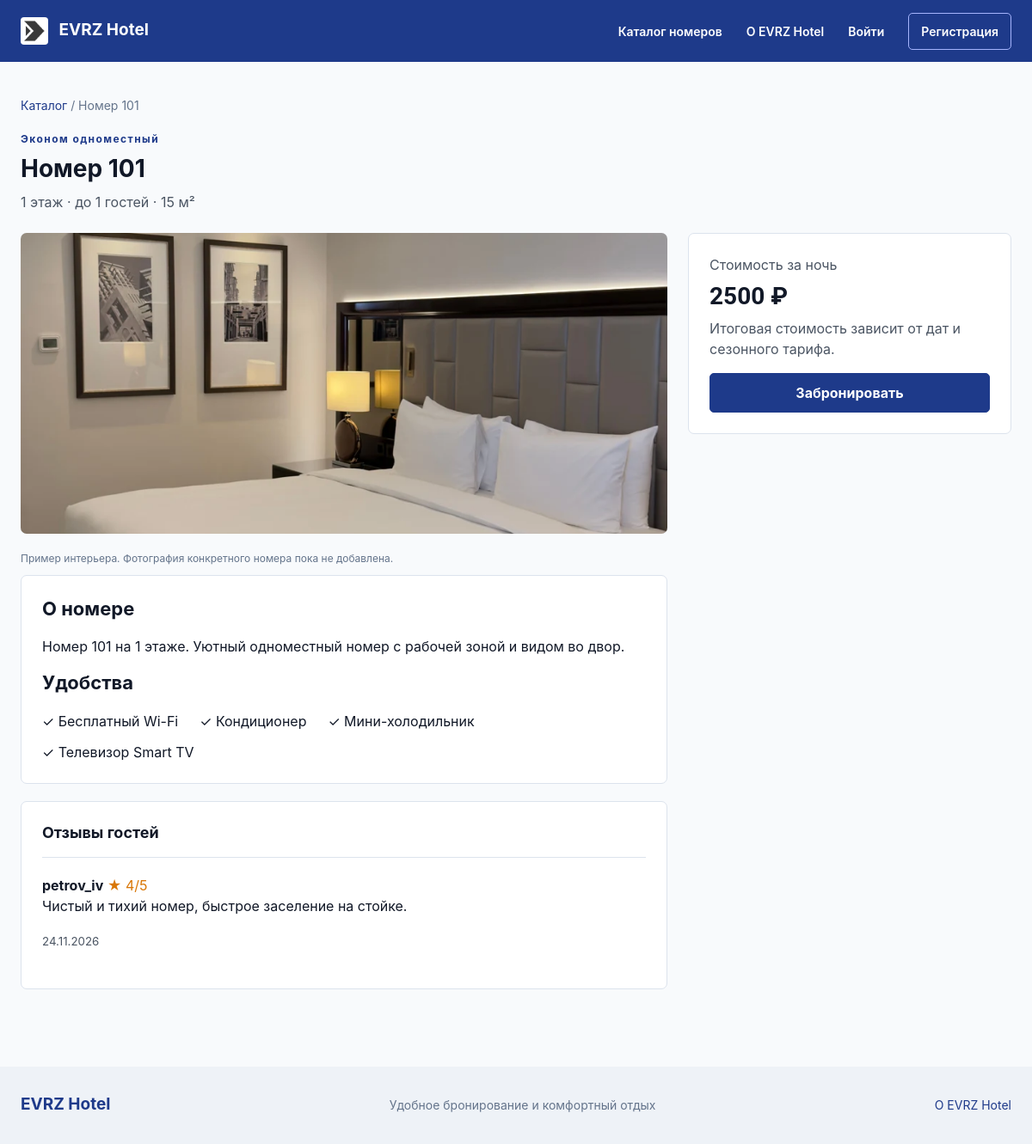
/rooms/106/, run on the app's committed database.
### hotel/models.py (models this page shows, shortened)
class Room(models.Model):
    room_number = models.CharField(max_length=10, unique=True, verbose_name='Номер комнаты')
    room_type = models.ForeignKey(RoomType, on_delete=models.PROTECT, related_name='rooms', verbose_name='Тип номера')
    floor = models.PositiveSmallIntegerField(
        default=1,
        validators=[MinValueValidator(1), MaxValueValidator(30)],
        verbose_name="Этаж"
    )
    amenities = models.ManyToManyField(
        Amenity,
        through="RoomAmenity",
        related_name="rooms",
        blank=True,
        verbose_name="Удобства в номере"
    )
    image = models.ImageField(upload_to='rooms_photos/', blank=True, null=True, verbose_name='Фотография номера')
    is_active = models.BooleanField(default=True, verbose_name='Доступен для бронирования')
    description = models.TextField(blank=True, verbose_name='Особенности номера')
    class Meta:
        verbose_name = "Номер"
        verbose_name_plural = "Номера"
        ordering = ["floor", "room_number"]
        constraints = [
            models.CheckConstraint(check=Q(floor__gte=1), name='room_floor_min_1'),
        ]
    @property
    def photo_detail_note(self):
        if self.image:
            return ''
        return 'Пример интерьера. Фотография конкретного номера пока не добавлена.'
    @property
    def photo_url(self):
        if self.image:
            return self.image.url
        if self.room_type.max_guests == 1:
            photo = 'single.webp'
        elif 'твин' in self.room_type.name.lower():
            photo = 'twin.webp'
        elif self.room_type.base_price >= 6000:
            photo = 'suite.webp'
        else:
            photo = 'double.webp'
        return static('images/' + photo)

class RoomType(models.Model):
    name = models.CharField(max_length=100, unique=True, verbose_name='Название категории')
    base_price = models.DecimalField(
        max_digits=10,
        decimal_places=2,
        validators=[MinValueValidator(500)],
        verbose_name="Базовая цена за сутки (руб.)"
    )
    max_guests = models.PositiveSmallIntegerField(
        default=2,
        validators=[MinValueValidator(1), MaxValueValidator(10)],
        verbose_name="Максимальная вместимость гостей"
    )
    area = models.DecimalField(
        max_digits=5,
        decimal_places=1,
        validators=[MinValueValidator(8.0)],
        verbose_name="Площадь номера (кв. м)"
    )
    description = models.TextField(blank=True, verbose_name='Описание категории')
    class Meta:
        verbose_name = "Тип номера"
        verbose_name_plural = "Типы номеров"
        ordering = ["base_price", "name"]
        constraints = [
            models.CheckConstraint(check=Q(base_price__gt=0), name='roomtype_base_price_positive'),
            models.CheckConstraint(check=Q(max_guests__gte=1), name='roomtype_max_guests_min_1'),
        ]

class Amenity(models.Model):
    name = models.CharField(max_length=100, unique=True, verbose_name='Название удобства')
    category = models.CharField(max_length=50, default='Общие', verbose_name='Категория удобства')
    icon_code = models.CharField(max_length=50, blank=True, verbose_name='Код иконки')
    class Meta:
        verbose_name = "Удобство номера"
        verbose_name_plural = "Удобства номеров"
        ordering = ["category", "name"]

class Review(models.Model):
    booking = models.OneToOneField(
        Booking,
        on_delete=models.CASCADE,
        related_name="review",
        verbose_name="Завершенное бронирование"
    )
    room = models.ForeignKey(Room, on_delete=models.CASCADE, related_name='reviews', verbose_name='Номер')
    user = models.ForeignKey(User, on_delete=models.CASCADE, related_name='reviews', verbose_name='Автор отзыва')
    rating = models.PositiveSmallIntegerField(
        validators=[MinValueValidator(1), MaxValueValidator(5)],
        verbose_name="Оценка (от 1 до 5)"
    )
    text = models.TextField(verbose_name='Текст отзыва')
    photo = models.ImageField(
        upload_to="reviews_photos/",
        blank=True,
        null=True,
        verbose_name="Прикрепленное фото гостя"
    )
    created_at = models.DateTimeField(auto_now_add=True, verbose_name='Дата публикации')
    class Meta:
        verbose_name = "Отзыв клиента"
        verbose_name_plural = "Отзывы клиентов"
        ordering = ["-created_at"]
        constraints = [
            models.CheckConstraint(
                check=Q(rating__gte=1) & Q(rating__lte=5),
                name="review_rating_between_1_and_5"
            )
        ]

### hotel/views.py (the view)
# urls.py: path('rooms/<int:pk>/', views.room_detail, name='room_detail'),
def room_detail(request, pk):
    room = get_object_or_404(
        Room.objects.select_related('room_type').prefetch_related(
            'amenities', 'reviews__user', 'room_type__tariffs'
        ),
        pk=pk,
        is_active=True,
    )
    active_tariffs = room.room_type.tariffs.filter(is_active=True).order_by('start_date')
    avg_rating = room.reviews.aggregate(avg=Avg('rating'))['avg']
    context = {
        'room': room,
        'active_tariffs': active_tariffs,
        'avg_rating': avg_rating,
    }
    return TemplateResponse(request, 'room_detail.html', context)

### hotel/templates/room_detail.html (shortened to what this page needs)
{% extends 'base.html' %}
{% block content %}
  <p class="breadcrumbs">
    <a href="{% url 'catalog' %}">Каталог</a> / Номер {{ room.room_number }}
  </p>
  <div class="Header-First">
    <div>
      <p class="eyebrow">{{ room.room_type.name }}</p>
      <h1>Номер {{ room.room_number }}</h1>
      <p class="muted">{{ room.floor }} этаж · до {{ room.room_type.max_guests }} гостей · {{ room.room_type.area|floatformat:0 }} м²</p>
    </div>
  </div>
  <div class="detail-layout">
    <div>
      <div class="detail-photo">
        <img src="{{ room.photo_url }}" width="900" height="480" alt="Интерьер номера {{ room.room_number }}">
      </div>
      <p class="photo-note">{{ room.photo_detail_note }}</p>
      <div class="panel">
        <h2>О номере</h2>
        <p>{{ room.description|default:room.room_type.description|default:'Описание номера пока не добавлено.' }}</p>
        <h2>Удобства</h2>
        <div class="amenities">
          {% for amenity in room.amenities.all %}
            <span>✓ {{ amenity.name }}</span>
          {% empty %}
            <span>Информация об удобствах пока не добавлена.</span>
          {% endfor %}
        </div>
      </div>
      <div class="panel">
        <div class="section-line">
          <h2>Отзывы гостей</h2>
        </div>
        {% for review in room.reviews.all %}
          <div class="review">
            <strong>{{ review.user.username }}</strong> <span class="rating">★ {{ review.rating }}/5</span>
            <p>{{ review.text }}</p>
            <small>{{ review.created_at|date:'d.m.Y' }}</small>
          </div>
        {% empty %}
          <p class="muted">Отзывов пока нет.</p>
        {% endfor %}
      </div>
    </div>
    <div>
      <div class="panel booking-aside">
        <span class="muted">Стоимость за ночь</span>
        <p class="price">{{ room.room_type.base_price|floatformat:0 }} ₽</p>
        <p class="muted">Итоговая стоимость зависит от дат и сезонного тарифа.</p>
        <a class="button full" href="{% url 'book' room.pk %}">Забронировать</a>
      </div>
    </div>
  </div>
{% endblock %}

### hotel/static/css/styles.css (style rules this page uses)
:root { --color-primary: #1E3A8A; --color-secondary: #3B82F6; --color-accent: #D97706; --color-bg: #F8FAFC; --color-card: #FFFFFF; --color-text: #111827; --color-success: #16A34A; --color-warning: #EAB308; --color-error: #DC2626; --font-main: Inter, Arial, sans-serif; --font-num: Roboto, sans-serif; }
* { box-sizing: border-box; }
html { font-family: var(--font-main); color: var(--color-text); background: var(--color-bg); overflow-x: hidden; }
body { min-height: 100vh; display: flex; flex-direction: column; margin: 0; font-size: 16px; line-height: 1.5; overflow-x: hidden; }
a { color: #1e3a8a; text-decoration: none; }
button, .button { display: inline-flex; align-items: center; justify-content: center; min-height: 44px; padding: 10px 18px; border: 1px solid #1e3a8a; border-radius: 5px; background: #1e3a8a; color: white; font-weight: 700; cursor: pointer; text-align: center; }
.full { width: 100%; }
h1, h2, h3, p { margin-top: 0; }
h1 { font-size: 28px; line-height: 1.2; margin-bottom: 9px; }
h2 { font-size: 22px; line-height: 1.3; }
.Header-First { display: flex; align-items: end; justify-content: space-between; gap: 20px; margin-bottom: 24px; }
.Header-First p:last-child { margin-bottom: 0; }
.eyebrow { color: #1e3a8a; font-size: 12px; font-weight: 700; letter-spacing: .12em; margin-bottom: 9px; }
.muted, small, .fine { color: #4b5563; }
.filter, .panel, .card { background: white; border: 1px solid #dce3ed; border-radius: 7px; }
.section-line { display: flex; align-items: center; justify-content: space-between; gap: 12px; margin-bottom: 16px; }
.section-line h2 { margin: 0; font-size: 18px; }
.card-image, .detail-photo { display: flex; flex-direction: column; align-items: center; justify-content: center; gap: 8px; height: 155px; overflow: hidden; background: #edf1f6; color: #74849a; font-size: 14px; }
.card-image img, .detail-photo img { width: 100%; height: auto; flex-shrink: 0; }
.breadcrumbs { font-size: 14px; color: #64748b; margin-bottom: 20px; }
.detail-layout, .booking-block { display: flex; gap: 24px; align-items: flex-start; }
.detail-layout > div, .booking-block > div { flex: 1; min-width: 0; }
.detail-layout > div:first-child, .booking-block > div:first-child { flex: 2; }
.panel { padding: 24px; margin-bottom: 20px; }
.detail-photo { height: 350px; border-radius: 7px; margin-bottom: 20px; }
.booking-aside { position: sticky; top: 20px; }
.price { font-size: 28px; font-weight: 700; margin: 4px 0; }
.amenities { display: flex; flex-wrap: wrap; gap: 12px 25px; }
.review, .booking-row { border-top: 1px solid #dce3ed; padding: 20px 0; }
.rating { color: #d97706; }
.photo-note { margin: 0 0 10px; color: #64748b; font-size: 12px; }
.num, .price, .card-bottom strong, .stats-grid .panel strong { font-family: var(--font-num); font-variant-numeric: tabular-nums; }

### data on the page
Room: room_number "101", room_type.name "Эконом одноместный", floor "1", room_type.max_guests "1", room_type.area "15", photo_detail_note "Пример интерьера. Фотография конкретного номера пока не добавлена.", description "Номер 101 на 1 этаже. Уютный одноместный номер с рабочей зоной и видом во двор.", room_type.base_price "2500"
Amenity: name "Бесплатный Wi-Fi"
Amenity: name "Кондиционер"
Amenity: name "Мини-холодильник"
Amenity: name "Телевизор Smart TV"
Review: user.username "petrov_iv", rating "4", text "Чистый и тихий номер, быстрое заселение на стойке.", created_at "24.11.2026"
